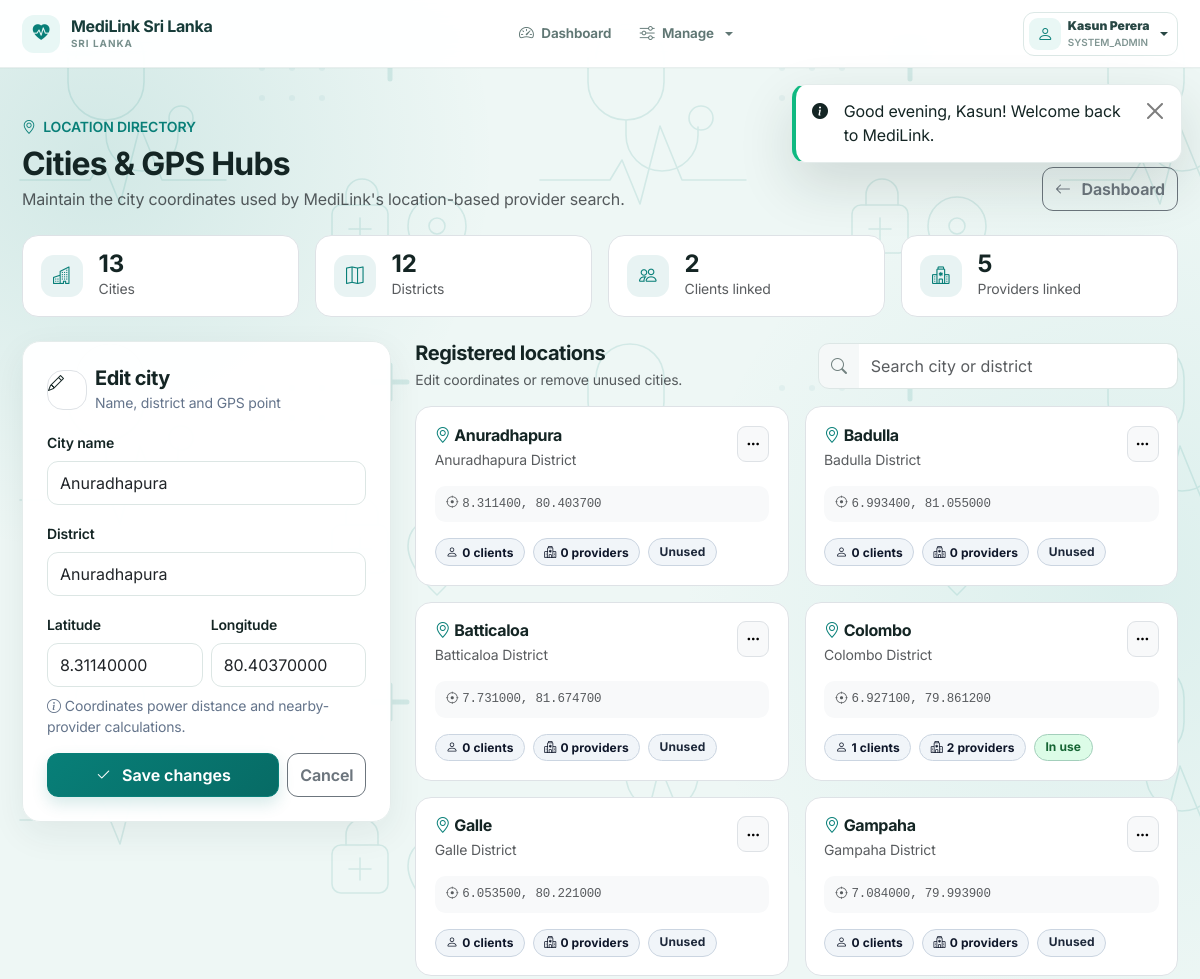
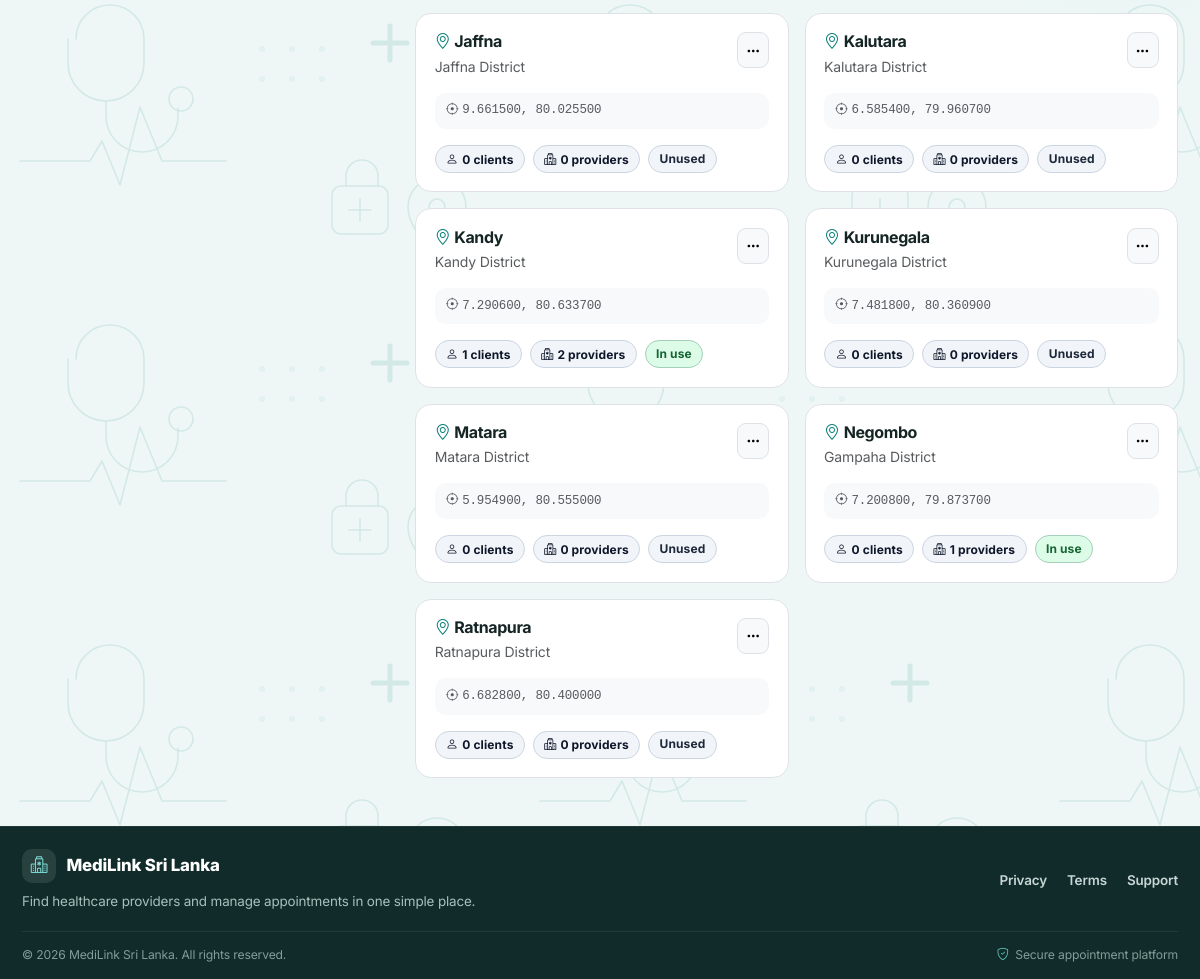
Page /admin/cities.php?edit=9 (signed in) on the earlier database version (2 pictures, top to bottom).
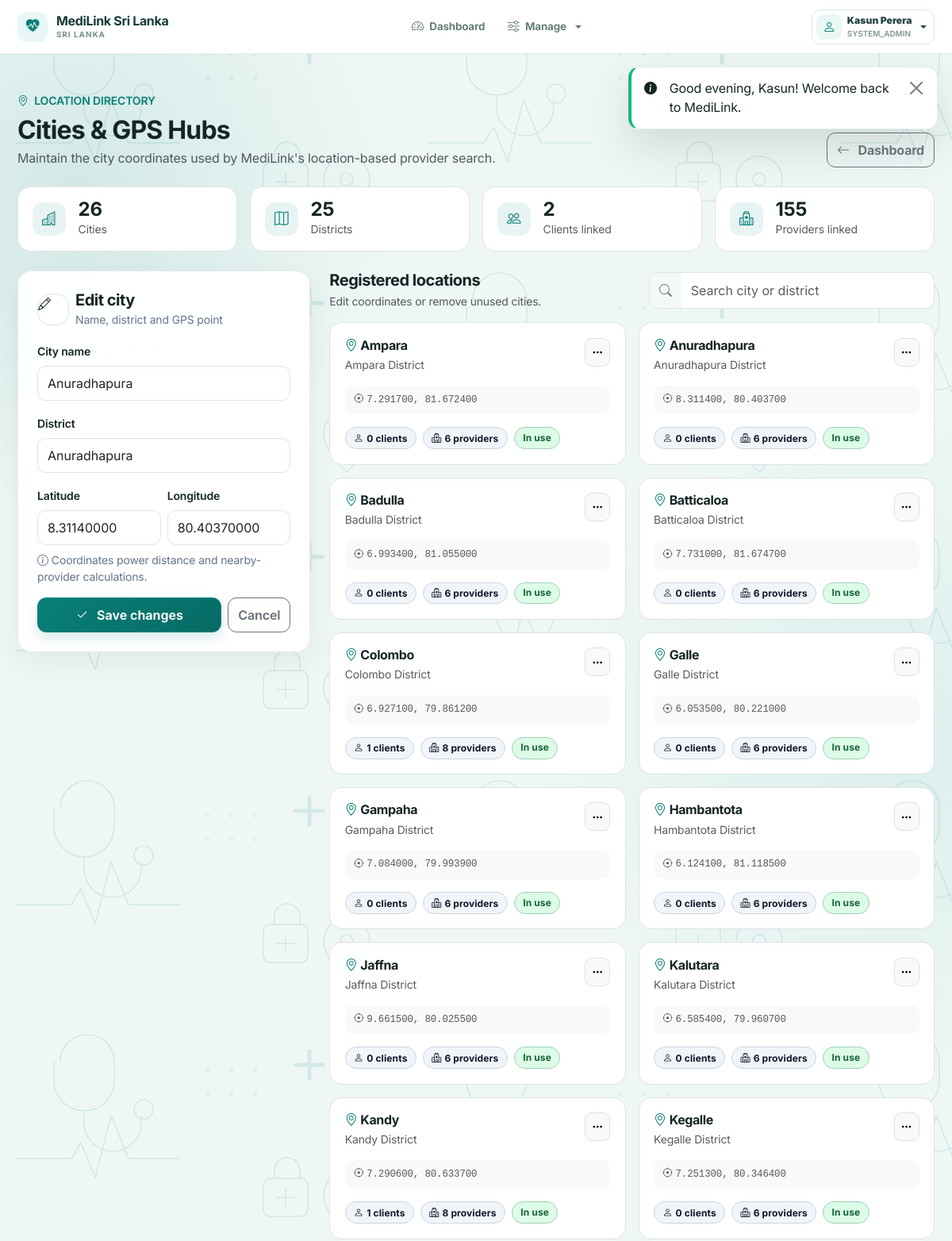
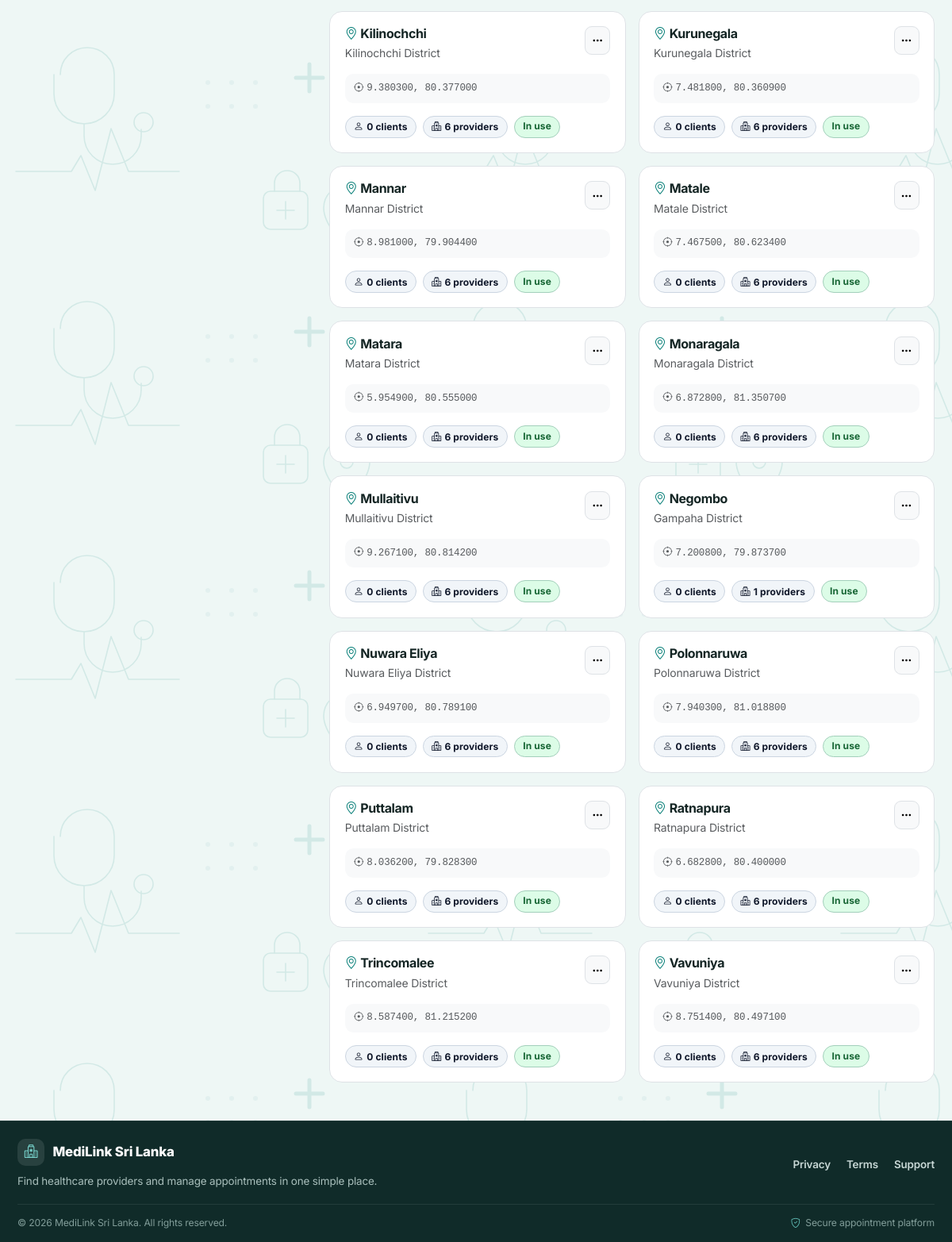
Same page on the later database version (2 pictures, top to bottom).
### tables this page shows
CREATE TABLE `CITY` (
  `City_ID` INT AUTO_INCREMENT PRIMARY KEY,
  `City_Name` VARCHAR(100) NOT NULL UNIQUE,
  `District` VARCHAR(100) NOT NULL,
  `Latitude` DECIMAL(10, 8) NOT NULL,
  `Longitude` DECIMAL(11, 8) NOT NULL,
  `Created_At` TIMESTAMP DEFAULT CURRENT_TIMESTAMP,
  INDEX `idx_city_name` (`City_Name`)
);

### includes/functions.php (called while the page is built, shortened)
<?php
function e(?string $string): string {
    return htmlspecialchars((string)$string, ENT_QUOTES, 'UTF-8');
}
function url(string $path = ''): string {
    $path = ltrim($path, '/');
    return rtrim(BASE_URL, '/') . '/' . $path;
}
function getFlash(): array {
    $messages = $_SESSION['flash_messages'] ?? [];
    return $messages;
}
function hasFlash(): bool {
    return !empty($_SESSION['flash_messages']);
}

### admin/cities.php (the view, shortened to what the changed rows need)
<?php
require_once __DIR__ . '/../includes/functions.php';
$db = Database::getConnection();
$citiesQuery = "
    SELECT c.*,
           (SELECT COUNT(*) FROM `CLIENT` cl WHERE cl.City = c.City_Name) AS total_patients,
           (SELECT COUNT(*) FROM `PROVIDER` pr WHERE pr.City = c.City_Name) AS total_providers
    FROM `CITY` c
    ORDER BY c.City_Name ASC
";
$cities = $db->query($citiesQuery)->fetchAll();
$editCity = null;
if (isset($_GET['edit'])) {
    $editId = (int)$_GET['edit'];
    $eStmt = $db->prepare("SELECT * FROM `CITY` WHERE City_ID = ?");
    $eStmt->execute([$editId]);
    $editCity = $eStmt->fetch();
}
require_once __DIR__ . '/../includes/header.php';
?>
<div class="container py-4 py-lg-5">
  <div class="d-flex flex-column flex-lg-row justify-content-between align-items-lg-end gap-3 mb-4">
    <div>
      <h2 class="fw-bold mb-1">Cities & GPS Hubs</h2>
    </div>
  </div>
  <?php
    $totalProviders = array_sum(array_map(fn($c) => (int)$c['total_providers'], $cities));
    $districtCount = count(array_unique(array_filter(array_column($cities, 'District'))));
  ?>
  <div class="row g-3 mb-4">
    <div class="col-6 col-xl-3"><div class="city-stat d-flex align-items-center gap-3"><div class="icon"><i class="bi bi-buildings"></i></div><div><div class="fs-4 fw-bold lh-1"><?= count($cities) ?></div><small class="text-muted">Cities</small></div></div></div>
    <div class="col-6 col-xl-3"><div class="city-stat d-flex align-items-center gap-3"><div class="icon"><i class="bi bi-map"></i></div><div><div class="fs-4 fw-bold lh-1"><?= $districtCount ?></div><small class="text-muted">Districts</small></div></div></div>
    <div class="col-6 col-xl-3"><div class="city-stat d-flex align-items-center gap-3"><div class="icon"><i class="bi bi-hospital"></i></div><div><div class="fs-4 fw-bold lh-1"><?= $totalProviders ?></div><small class="text-muted">Providers linked</small></div></div></div>
  </div>
  <div class="row g-4 align-items-start">
    <div class="col-lg-4">
      <div class="card card-custom p-4 position-sticky" style="top:92px">
        <form method="POST" action="<?= url('admin/cities.php') ?>">
          <div class="mb-3"><label class="form-label small fw-semibold">City name</label><input type="text" name="city_name" class="form-control" placeholder="e.g. Jaffna" value="<?= e($editCity['City_Name'] ?? '') ?>" required></div>
          <div class="mb-3"><label class="form-label small fw-semibold">District</label><input type="text" name="district" class="form-control" placeholder="e.g. Jaffna" value="<?= e($editCity['District'] ?? '') ?>" required></div>
          <div class="row g-2 mb-2">
            <div class="col-6"><label class="form-label small fw-semibold">Latitude</label><input type="number" step="0.000001" name="latitude" class="form-control" placeholder="9.6615" value="<?= e($editCity['Latitude'] ?? '') ?>" required></div>
            <div class="col-6"><label class="form-label small fw-semibold">Longitude</label><input type="number" step="0.000001" name="longitude" class="form-control" placeholder="80.0255" value="<?= e($editCity['Longitude'] ?? '') ?>" required></div>
          </div>
        </form>
      </div>
    </div>
    <div class="col-lg-8">
      <?php if (!$cities): ?>
        <div class="card card-custom p-5 text-center"><i class="bi bi-geo-alt fs-2 text-muted"></i><h5 class="mt-3">No cities yet</h5><p class="text-muted mb-0">Add the first location using the form.</p></div>
      <?php else: ?>
        <div class="row g-3" id="cityGrid">
          <?php foreach ($cities as $c): $linked=(int)$c['total_patients']+(int)$c['total_providers']; ?>
          <div class="col-md-6 city-item" data-search="<?= e(strtolower($c['City_Name'].' '.$c['District'])) ?>">
            <div class="city-card">
              <div class="d-flex justify-content-between gap-2 mb-3">
                <div><h6 class="fw-bold mb-1"><i class="bi bi-geo-alt text-teal me-1"></i><?= e($c['City_Name']) ?></h6><div class="small text-muted"><?= e($c['District']) ?> District</div></div>
                <div class="dropdown"><button class="btn btn-sm btn-light border" data-bs-toggle="dropdown" aria-label="City actions"><i class="bi bi-three-dots"></i></button></div>
              </div>
              <div class="city-coord mb-3"><i class="bi bi-crosshair me-1"></i><?= number_format((float)$c['Latitude'],6) ?>, <?= number_format((float)$c['Longitude'],6) ?></div>
              <div class="d-flex gap-2 flex-wrap"><span class="badge bg-light text-dark border"><i class="bi bi-person me-1"></i><?= (int)$c['total_patients'] ?> clients</span><span class="badge bg-light text-dark border"><i class="bi bi-hospital me-1"></i><?= (int)$c['total_providers'] ?> providers</span><?php if ($linked>0): ?><span class="badge bg-success-subtle text-success-emphasis border border-success-subtle">In use</span><?php else: ?><span class="badge bg-light text-muted border">Unused</span><?php endif; ?></div>
            </div>
          </div>
          <?php endforeach; ?>
        </div>
      <?php endif; ?>
    </div>
  </div>
</div>
<?php require_once __DIR__ . '/../includes/footer.php'; ?>

### includes/header.php (shortened to what the changed rows need)
<?php
require_once __DIR__ . '/functions.php';
?>
<!DOCTYPE html>
<html lang="en">
<head>
    <link href="https://cdn.jsdelivr.net/npm/bootstrap@5.3.3/dist/css/bootstrap.min.css" rel="stylesheet">
    <link href="https://cdn.jsdelivr.net/npm/bootstrap-icons@1.11.3/font/bootstrap-icons.min.css" rel="stylesheet">
    <link rel="stylesheet" href="https://unpkg.com/leaflet@1.9.4/dist/leaflet.css"/>
    <link href="<?= url('public/css/style.css') ?>" rel="stylesheet">
</head>
<body>
<div class="ml-toast-stack" aria-live="polite" aria-atomic="true">
    <?php if (hasFlash()): ?>
        <?php foreach (getFlash() as $flash): ?>
            <div class="ml-toast is-<?= e($flash['type']) ?> d-flex align-items-start gap-2" role="alert" data-ml-toast>
                <i class="bi bi-info-circle-fill me-2"></i>
                <?= $flash['message'] ?>
                <button type="button" class="btn-close ms-auto" aria-label="Close" data-ml-toast-close></button>
            </div>
        <?php endforeach; ?>
    <?php endif; ?>
</div>
<main>

Differences in the rows shown:
computed for city "Anuradhapura": total_providers "0" → "6"; text "Unused" → "In use"
added city: City_Name "Ampara", District "Ampara", Latitude "7.291700", Longitude "81.672400", total_patients "0", total_providers "6", shows "In use"
computed for city "Badulla": total_providers "0" → "6"; text "Unused" → "In use"
computed for city "Batticaloa": total_providers "0" → "6"; text "Unused" → "In use"
computed for city "Colombo": total_providers "2" → "8"
computed for city "Galle": total_providers "0" → "6"; text "Unused" → "In use"
computed for city (number 7 of 26 on the later page): total_providers "0" → "6"; text "Unused" → "In use"
added city: City_Name "Hambantota", District "Hambantota", Latitude "6.124100", Longitude "81.118500", total_patients "0", total_providers "6", shows "In use"
computed for city "Jaffna": total_providers "0" → "6"; text "Unused" → "In use"
computed for city "Kalutara": total_providers "0" → "6"; text "Unused" → "In use"
computed for city "Kandy": total_providers "2" → "8"
added city: City_Name "Kegalle", District "Kegalle", Latitude "7.251300", Longitude "80.346400", total_patients "0", total_providers "6", shows "In use"
added city: City_Name "Kilinochchi", District "Kilinochchi", Latitude "9.380300", Longitude "80.377000", total_patients "0", total_providers "6", shows "In use"
computed for city "Kurunegala": total_providers "0" → "6"; text "Unused" → "In use"
added city: City_Name "Mannar", District "Mannar", Latitude "8.981000", Longitude "79.904400", total_patients "0", total_providers "6", shows "In use"
added city: City_Name "Matale", District "Matale", Latitude "7.467500", Longitude "80.623400", total_patients "0", total_providers "6", shows "In use"
computed for city "Matara": total_providers "0" → "6"; text "Unused" → "In use"
added city: City_Name "Monaragala", District "Monaragala", Latitude "6.872800", Longitude "81.350700", total_patients "0", total_providers "6", shows "In use"
added city: City_Name "Mullaitivu", District "Mullaitivu", Latitude "9.267100", Longitude "80.814200", total_patients "0", total_providers "6", shows "In use"
added city: City_Name "Nuwara Eliya", District "Nuwara Eliya", Latitude "6.949700", Longitude "80.789100", total_patients "0", total_providers "6", shows "In use"
added city: City_Name "Polonnaruwa", District "Polonnaruwa", Latitude "7.940300", Longitude "81.018800", total_patients "0", total_providers "6", shows "In use"
added city: City_Name "Puttalam", District "Puttalam", Latitude "8.036200", Longitude "79.828300", total_patients "0", total_providers "6", shows "In use"
computed for city "Ratnapura": total_providers "0" → "6"; text "Unused" → "In use"
added city: City_Name "Trincomalee", District "Trincomalee", Latitude "8.587400", Longitude "81.215200", total_patients "0", total_providers "6", shows "In use"
added city: City_Name "Vavuniya", District "Vavuniya", Latitude "8.751400", Longitude "80.497100", total_patients "0", total_providers "6", shows "In use"
Other differences:
count($cities): "13" → "26"
$districtCount: "12" → "25"
$totalProviders: "5" → "155"
